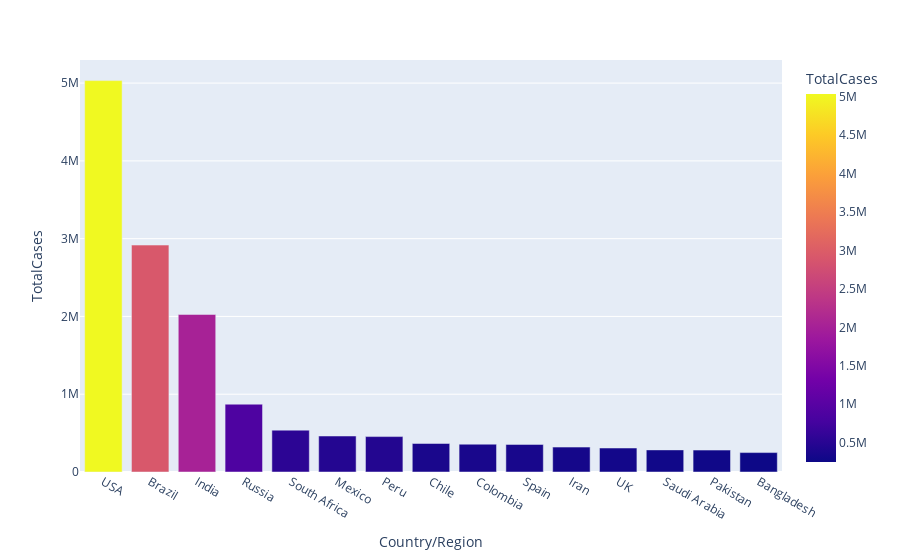

Notebook cell for this chart:
### Markdown cell above
### BAR graph representing the total cases recorded in different country/region.

### Code cell
px.bar(data1.head(15), x = 'Country/Region',  
       y = 'TotalCases',color = 'TotalCases',  
       height = 500,hover_data = ['Country/Region', 'Continent'])

### Figure 1 — Plotly figure (JSON) as saved in the notebook; plotly's stock layout.template omitted (floating-point values rounded to 4 significant figures)
{"data": [{"alignmentgroup": "True", "customdata": [["North America"], ["South America"], ["Asia"], ["Europe"], ["Africa"], ["North America"], ["South America"], ["South America"], ["South America"], ["Europe"], ["Asia"], ["Europe"], ["Asia"], ["Asia"], ["Asia"]], "hovertemplate": "Country/Region=%{x}<br>TotalCases=%{marker.color}<br>Continent=%{customdata[0]}<extra></extra>", "legendgroup": "", "marker": {"color": [5032179, 2917562, 2025409, 871894, 538184, 462690, 455409, 366671, 357710, 354530, 320117, 308134, 284226, 281863, 249651], "coloraxis": "coloraxis", "pattern": {"shape": ""}}, "name": "", "offsetgroup": "", "orientation": "v", "showlegend": false, "textposition": "auto", "type": "bar", "x": ["USA", "Brazil", "India", "Russia", "South Africa", "Mexico", "Peru", "Chile", "Colombia", "Spain", "Iran", "UK", "Saudi Arabia", "Pakistan", "Bangladesh"], "xaxis": "x", "y": [5032179, 2917562, 2025409, 871894, 538184, 462690, 455409, 366671, 357710, 354530, 320117, 308134, 284226, 281863, 249651], "yaxis": "y"}], "layout": {"autosize": true, "barmode": "relative", "coloraxis": {"colorbar": {"title": {"text": "TotalCases"}}, "colorscale": [[0, "#0d0887"], [0.1111, "#46039f"], [0.2222, "#7201a8"], [0.3333, "#9c179e"], [0.4444, "#bd3786"], [0.5556, "#d8576b"], [0.6667, "#ed7953"], [0.7778, "#fb9f3a"], [0.8889, "#fdca26"], [1, "#f0f921"]]}, "legend": {"tracegroupgap": 0}, "margin": {"t": 60}, "xaxis": {"anchor": "y", "autorange": true, "domain": [0, 1], "range": [-0.5, 14.5], "title": {"text": "Country/Region"}, "type": "category"}, "yaxis": {"anchor": "x", "autorange": true, "domain": [0, 1], "range": [0, 5297000.0], "title": {"text": "TotalCases"}, "type": "linear"}}}
